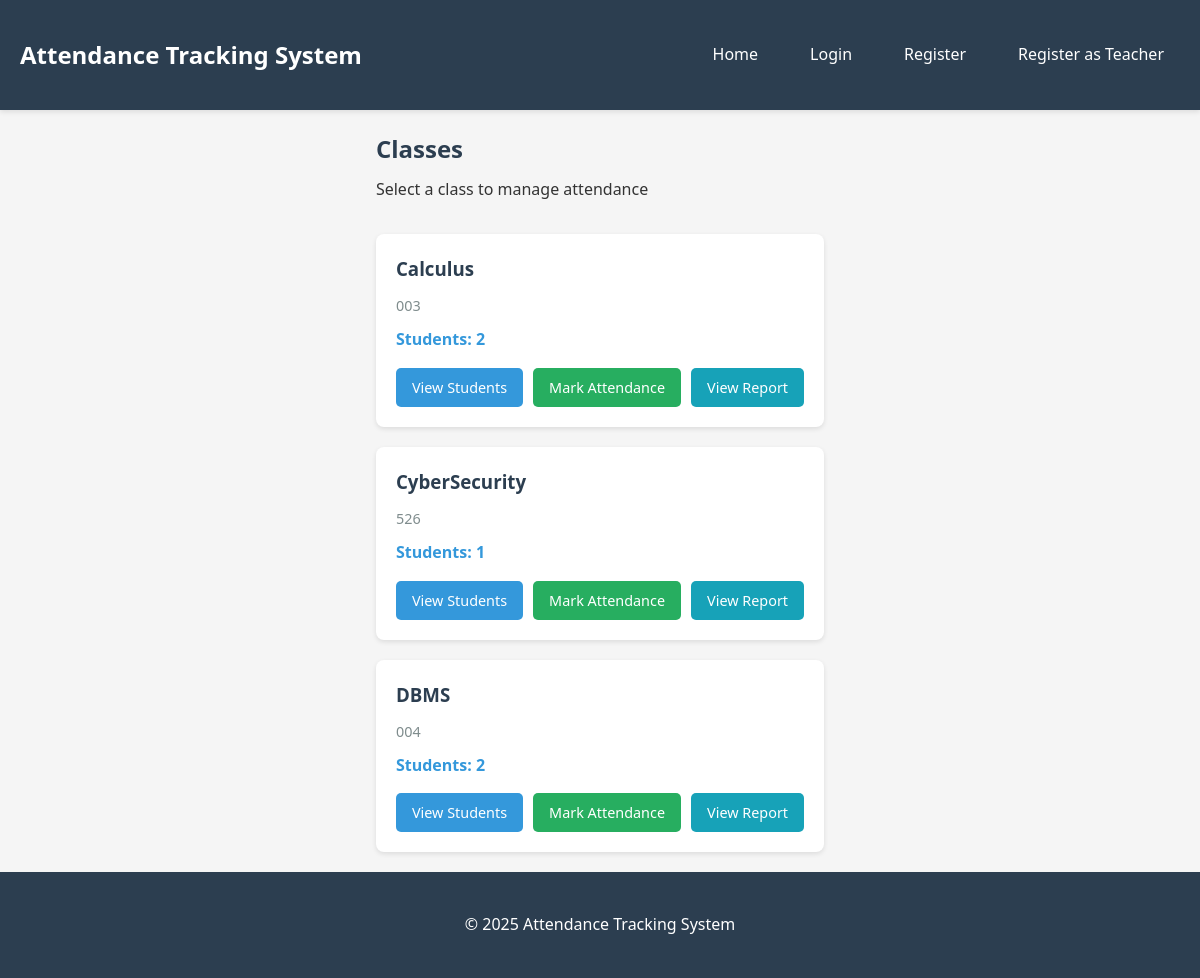
The page / on the database its author committed.
### attendance/models.py (models this page shows, shortened)
class Class(models.Model):
    name = models.CharField(max_length=100)
    code = models.CharField(max_length=20, unique=True)
    description = models.TextField(blank=True)
    created_at = models.DateTimeField(auto_now_add=True)
    class Meta:
        verbose_name_plural = "Classes"
        ordering = ['name']

### attendance/views.py (the view)
# urls.py: path('', views.home, name='home'),
def home(request):
    classes = Class.objects.all()
    return render(request, 'attendance/home.html', {'classes': classes})

### templates/attendance/home.html (shortened to what this page needs)
{% extends 'base.html' %}
{% block content %}
<div class="page-header">
    <h2>Classes</h2>
    <p>Select a class to manage attendance</p>
</div>
{% if classes %}
    <div class="classes-grid">
        {% for class in classes %}
            <div class="class-card">
                <h3>{{ class.name }}</h3>
                <p class="class-code">{{ class.code }}</p>
                <p class="student-count">Students: {{ class.students.count }}</p>
                <div class="class-actions">
                    <a href="{% url 'class_students' class.id %}" class="btn btn-primary">View Students</a>
                    <a href="{% url 'mark_attendance' class.id %}" class="btn btn-success">Mark Attendance</a>
                    <a href="{% url 'attendance_report' class.id %}" class="btn btn-info">View Report</a>
                </div>
            </div>
        {% endfor %}
    </div>
{% else %}
    <div class="empty-state">
        <p>No classes found. Please add classes through the <a href="/admin/">Admin Panel</a>.</p>
    </div>
{% endif %}
{% endblock %}

### static/css/style.css (style rules this page uses)
* { margin: 0; padding: 0; box-sizing: border-box; }
body { font-family: 'Segoe UI', Tahoma, Geneva, Verdana, sans-serif; line-height: 1.6; color: #333; background-color: #f5f5f5; min-height: 100vh; display: flex; flex-direction: column; }
.page-header { margin-bottom: 2rem; }
.page-header h2 { color: #2c3e50; margin-bottom: 0.5rem; }
.btn { display: inline-block; padding: 10px 20px; text-decoration: none; border-radius: 5px; border: none; cursor: pointer; font-size: 1rem; transition: all 0.3s; }
.btn-primary { background-color: #3498db; color: white; }
.btn-success { background-color: #27ae60; color: white; }
.btn-info { background-color: #17a2b8; color: white; }
.classes-grid { display: grid; grid-template-columns: repeat(auto-fill, minmax(300px, 1fr)); gap: 20px; margin-top: 2rem; }
.class-card { background: white; padding: 20px; border-radius: 8px; box-shadow: 0 2px 5px rgba(0,0,0,0.1); transition: transform 0.3s, box-shadow 0.3s; }
.class-card h3 { color: #2c3e50; margin-bottom: 10px; }
.class-code { color: #7f8c8d; font-size: 0.9rem; margin-bottom: 10px; }
.student-count { color: #3498db; font-weight: bold; margin-bottom: 15px; }
.class-actions { display: flex; gap: 10px; flex-wrap: wrap; }
.class-actions .btn { padding: 8px 16px; font-size: 0.9rem; }

### rows shown on the page
Class: name "Calculus", code "003", students.count "2"
Class: name "CyberSecurity", code "526", students.count "1"
Class: name "DBMS", code "004", students.count "2"
